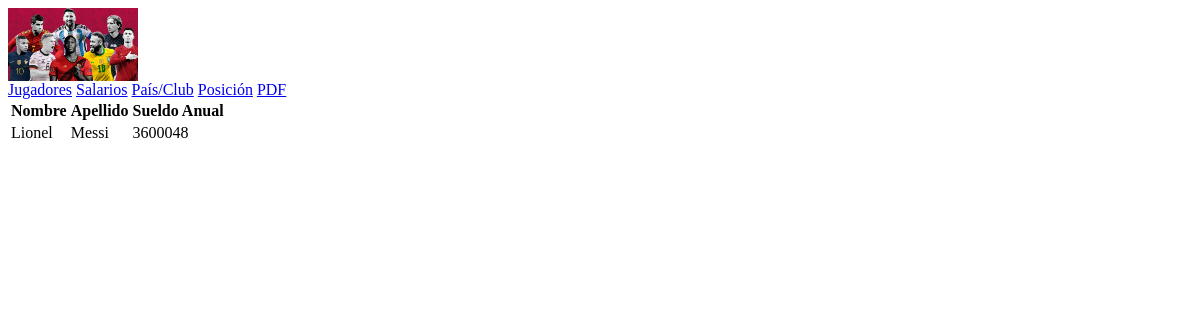
The app's page /sueldo-anual/, older data.
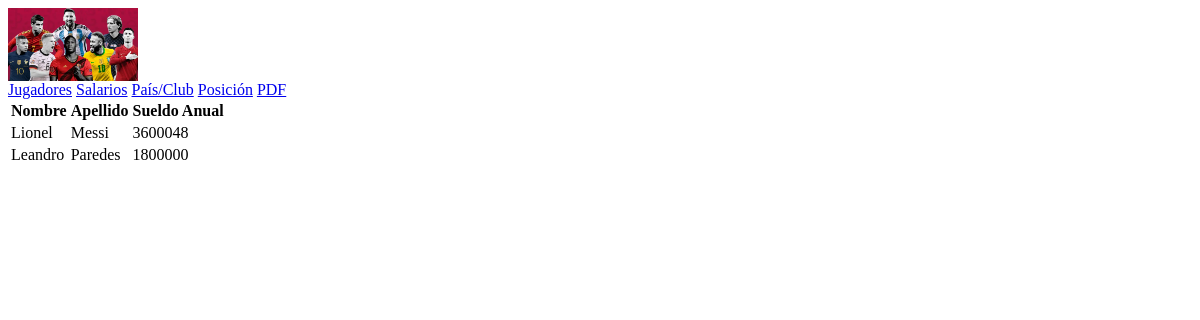
The same page, newer data.
### applications/jugador/models.py (models this page shows, shortened)
class Jugador(models.Model):
    nombre = models.CharField('Nombre', max_length=30)
    apellido = models.CharField('Apellido', max_length=30, blank=True)
    fecha_nacimiento = models.DateField()
    dni = models.PositiveIntegerField()
    sueldo = models.PositiveIntegerField()
    class Meta:
        verbose_name = 'Jugador'
        verbose_name_plural = 'Jugadores'

### applications/jugador/views.py (the view)
class SueldoAnual(ListView):
    model = Jugador
    template_name = "jugador/anual.html"
    context_object_name = 'jugadores'
    def get_context_data(self, **kwargs):
        context = super().get_context_data(**kwargs)
        jugadores= Jugador.objects.all()
        informacion_jugador = []
        for jugador in jugadores :
            informacion_jugador_temp = {
                'nombre': jugador.nombre,
                'apellido': jugador.apellido,
                'sueldo_anual': jugador.sueldo * 12,
            }
            informacion_jugador.append(informacion_jugador_temp)
        context['informacion_jugador'] = informacion_jugador
        return context

### templates/jugador/anual.html
{% extends 'base.html' %}
{% block content %}
  <table class="table table-success table-striped">
    <thead>
      <tr>
        <th scope="col">Nombre</th>
        <th scope="col">Apellido</th>
        <th scope="col">Sueldo Anual</th>
      </tr>
    </thead>
    <tbody>
      {% for jugador in informacion_jugador %}
         <tr>
           <td>{{ jugador.nombre }}</td>
           <td>{{ jugador.apellido }}</td>
           <td>{{ jugador.sueldo_anual}}</td>
         </tr>
      {% endfor %}
    </tbody>
  </table>
{% endblock content %}

Row changes from the older to the newer data that the page shows:
added Jugador: nombre "Leandro", apellido "Paredes"
Text that changed along with them:
new list line: "1800000"
